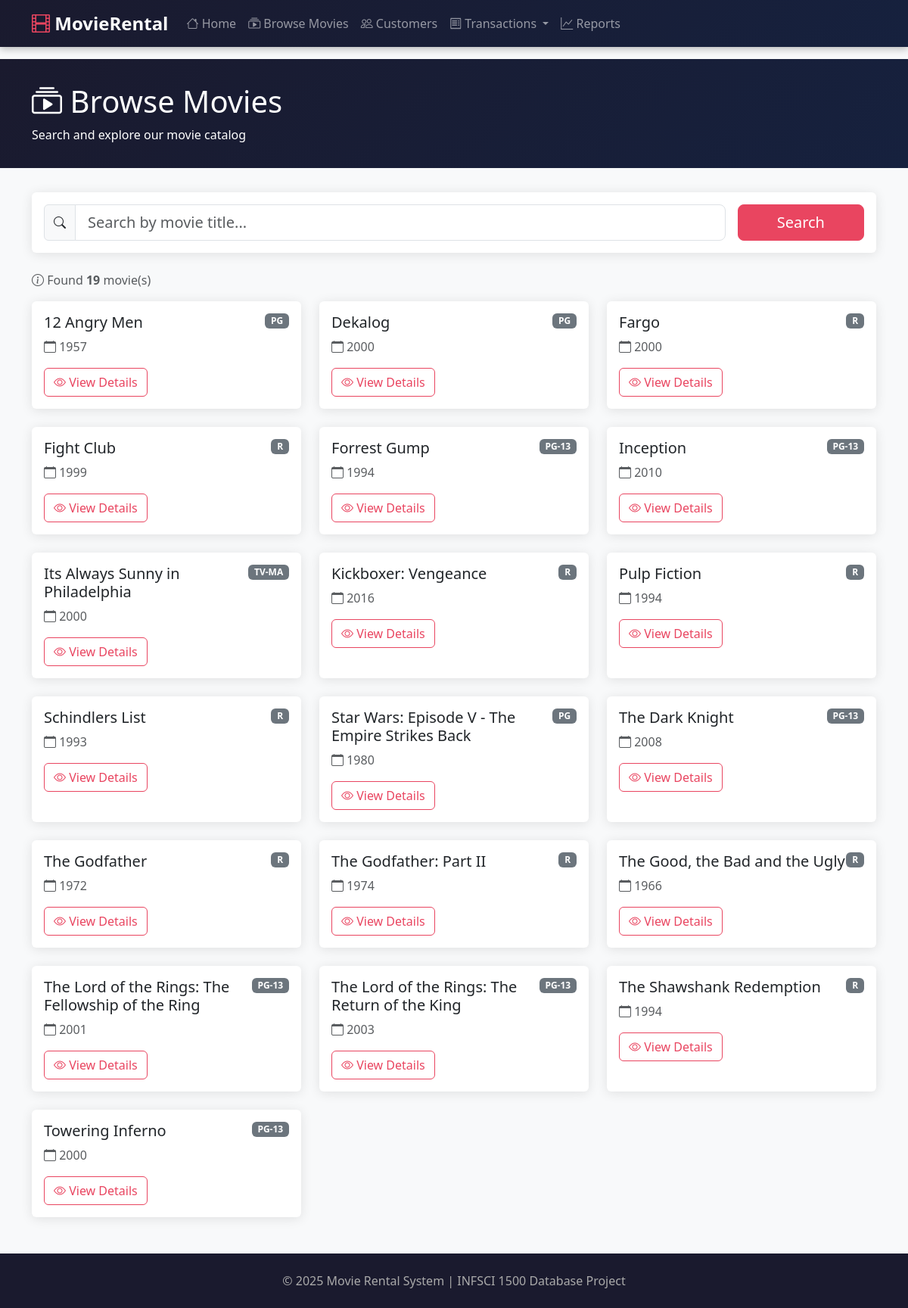
The app's page /movies with its own data.
### tables this page shows
CREATE TABLE movie (
        movie_id       INTEGER PRIMARY KEY AUTOINCREMENT,
        title          TEXT NOT NULL,
        release_year   INTEGER,
        mpaa_rating    TEXT,
        length_minutes INTEGER,
        movie_rating   REAL,
        description    TEXT,
        rental_rate    REAL NOT NULL DEFAULT 4.99,
        late_fee       REAL NOT NULL DEFAULT 1.00
    );

### app.py (the view)
@app.route("/movies")
def browse_movies():
    keyword = request.args.get("keyword", "")
    conn = get_connection()
    cur = conn.cursor()
    if keyword:
        cur.execute(
            """
            SELECT movie_id, title, release_year, mpaa_rating
            FROM movie
            WHERE title LIKE ?
            ORDER BY title;
            """,
            (f"%{keyword}%",),
        )
    else:
        cur.execute(
            """
            SELECT movie_id, title, release_year, mpaa_rating
            FROM movie
            ORDER BY title;
            """
        )
    movies = cur.fetchall()
    conn.close()
    return render_template("browse_movies.html", movies=movies, keyword=keyword)

### app.py (called while the page is built)
def get_connection():
    conn = sqlite3.connect(DB_PATH)
    conn.row_factory = sqlite3.Row  # let us use row["column_name"]
    return conn

### templates/browse_movies.html (shortened to what this page needs)
{% extends "base.html" %}
{% block content %}
<div class="page-header">
    <div class="container">
        <h1><i class="bi bi-collection-play"></i> Browse Movies</h1>
        <p class="mb-0">Search and explore our movie catalog</p>
    </div>
</div>
<div class="container">
    <div class="card mb-4">
        <div class="card-body">
            <form method="GET" action="{{ url_for('browse_movies') }}" class="row g-3">
                <div class="col-md-10">
                    <div class="input-group">
                        <span class="input-group-text"><i class="bi bi-search"></i></span>
                        <input type="text" class="form-control form-control-lg" name="keyword"
                               placeholder="Search by movie title..." value="{{ keyword }}">
                    </div>
                </div>
                <div class="col-md-2">
                    <button type="submit" class="btn btn-primary btn-lg w-100">Search</button>
                </div>
            </form>
        </div>
    </div>
    <p class="text-muted mb-3">
        <i class="bi bi-info-circle"></i> Found <strong>{{ movies|length }}</strong> movie(s)
    </p>
    {% if movies %}
    <div class="row g-4">
        {% for movie in movies %}
        <div class="col-md-6 col-lg-4">
            <div class="card h-100">
                <div class="card-body">
                    <div class="d-flex justify-content-between align-items-start mb-2">
                        <h5 class="card-title mb-0">{{ movie['title'] }}</h5>
                        {% if movie['mpaa_rating'] %}
                        <span class="badge bg-secondary">{{ movie['mpaa_rating'] }}</span>
                        {% endif %}
                    </div>
                    <p class="text-muted mb-3">
                        <i class="bi bi-calendar"></i> {{ movie['release_year'] if movie['release_year'] else 'N/A' }}
                    </p>
                    <a href="{{ url_for('movie_detail', movie_id=movie['movie_id']) }}" class="btn btn-outline-primary">
                        <i class="bi bi-eye"></i> View Details
                    </a>
                </div>
            </div>
        </div>
        {% endfor %}
    </div>
    {% endif %}
</div>
{% endblock %}

### templates/base.html (shortened to what this page needs)
<!DOCTYPE html>
<html lang="en">
<head>
    <link href="https://cdn.jsdelivr.net/npm/bootstrap@5.3.2/dist/css/bootstrap.min.css" rel="stylesheet">
    <link href="https://cdn.jsdelivr.net/npm/bootstrap-icons@1.11.1/font/bootstrap-icons.css" rel="stylesheet">
</head>
<body>
    <nav class="navbar navbar-expand-lg navbar-dark">
        <div class="container">
            <a class="navbar-brand" href="{{ url_for('home') }}">
                <i class="bi bi-film"></i> MovieRental
            </a>
            <div class="collapse navbar-collapse" id="navbarNav">
                <ul class="navbar-nav me-auto">
                    <li class="nav-item">
                        <a class="nav-link" href="{{ url_for('home') }}">
                            <i class="bi bi-house"></i> Home
                        </a>
                    </li>
                    <li class="nav-item">
                        <a class="nav-link" href="{{ url_for('browse_movies') }}">
                            <i class="bi bi-collection-play"></i> Browse Movies
                        </a>
                    </li>
                    <li class="nav-item">
                        <a class="nav-link" href="{{ url_for('customers') }}">
                            <i class="bi bi-people"></i> Customers
                        </a>
                    </li>
                    <li class="nav-item dropdown">
                        <a class="nav-link dropdown-toggle" href="#" id="transactionsDropdown" role="button" data-bs-toggle="dropdown">
                            <i class="bi bi-receipt"></i> Transactions
                        </a>
                    </li>
                    <li class="nav-item">
                        <a class="nav-link" href="{{ url_for('popular_movies') }}">
                            <i class="bi bi-graph-up"></i> Reports
                        </a>
                    </li>
                </ul>
            </div>
        </div>
    </nav>
    {% block content %}{% endblock %}
    <footer>
        <div class="container text-center">
            <p class="mb-0">&copy; 2025 Movie Rental System | INFSCI 1500 Database Project</p>
        </div>
    </footer>
</body>
</html>

### templates/base.html (style rules this page uses)
body { background-color: #f8f9fa; min-height: 100vh; }
.navbar { background: linear-gradient(135deg, #1a1a2e 0%, #16213e 100%); box-shadow: 0 2px 10px rgba(0,0,0,0.3); }
.navbar-brand { font-weight: bold; font-size: 1.5rem; }
.navbar-brand i { color: #e94560; }
.nav-link { font-weight: 500; transition: color 0.3s; }
.card { border: none; box-shadow: 0 2px 15px rgba(0,0,0,0.1); transition: transform 0.3s, box-shadow 0.3s; }
.btn-primary { background-color: #e94560; border-color: #e94560; }
.btn-outline-primary { color: #e94560; border-color: #e94560; }
.page-header { background: linear-gradient(135deg, #1a1a2e 0%, #16213e 100%); color: white; padding: 2rem 0; margin-bottom: 2rem; }
footer { background-color: #1a1a2e; color: #aaa; padding: 1.5rem 0; margin-top: 3rem; }

### records on screen
movie: title "12 Angry Men", mpaa_rating "PG", release_year "1957"
movie: title "Dekalog", mpaa_rating "PG", release_year "2000"
movie: title "Fargo", mpaa_rating "R", release_year "2000"
movie: title "Fight Club", mpaa_rating "R", release_year "1999"
movie: title "Forrest Gump", mpaa_rating "PG-13", release_year "1994"
movie: title "Inception", mpaa_rating "PG-13", release_year "2010"
movie: title "Its Always Sunny in Philadelphia", mpaa_rating "TV-MA", release_year "2000"
movie: title "Kickboxer: Vengeance", mpaa_rating "R", release_year "2016"
movie: title "Pulp Fiction", mpaa_rating "R", release_year "1994"
movie: title "Schindlers List", mpaa_rating "R", release_year "1993"
movie: title "Star Wars: Episode V - The Empire Strikes Back", mpaa_rating "PG", release_year "1980"
movie: title "The Dark Knight", mpaa_rating "PG-13", release_year "2008"
movie: title "The Godfather", mpaa_rating "R", release_year "1972"
movie: title "The Godfather: Part II", mpaa_rating "R", release_year "1974"
movie: title "The Good, the Bad and the Ugly", mpaa_rating "R", release_year "1966"
movie: title "The Lord of the Rings: The Fellowship of the Ring", mpaa_rating "PG-13", release_year "2001"
movie: title "The Lord of the Rings: The Return of the King", mpaa_rating "PG-13", release_year "2003"
movie: title "The Shawshank Redemption", mpaa_rating "R", release_year "1994"
movie: title "Towering Inferno", mpaa_rating "PG-13", release_year "2000"

### other values on screen
{{ movies|length }} "19"
